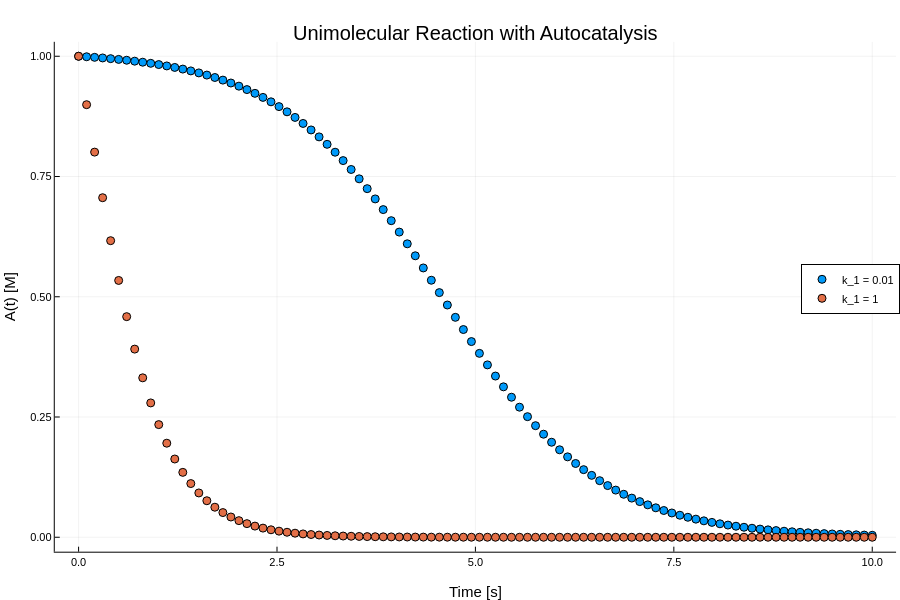

Source (notebook cell):
### Markdown cell above
### d.) 

$$A(t) = \frac{K A_0 e^{rt}}{K + A_0 (e^{rt} - 1)}$$

$$A(t) = \frac{\frac{k_1 + k_2(A_0 + B_0)}{k_2} A_0 e^{-[k_1 + k_2(A_0 + B_0)]t}}{\frac{k_1 + k_2(A_0 + B_0)}{k_2} + A_0 (e^{-[k_1 + k_2(A_0 + B_0)]t} - 1)}$$

### Code cell
using Plots

plotly()

t_range = range(0, 10, length=100)

k_1 = 0.01      # s^-1
k_2 = 1         # L mol^-1 s^-1
A_0 = 1         # mol/L
B_0 = 0
k_1_comp = 1    # s^-1

K = (k_1 + k_2 * (A_0 + B_0)) / k_2

r = -(k_1 + k_2 * (A_0 + B_0))

A_t = (K * A_0 * exp.(r * t_range)) ./ (K .+ A_0 * (exp.(r * t_range) .- 1))

K_comp = (k_1_comp + k_2 * (A_0 + B_0)) / k_2

r_comp = -(k_1_comp + k_2 * (A_0 + B_0))

A_t_comp = (K_comp * A_0 * exp.(r_comp * t_range)) ./ (K_comp .+ A_0 * (exp.(r_comp * t_range) .- 1))

scatter(
    t_range,
    A_t,
    label="k_1 = 0.01",
    xlabel="Time [s]",
    ylabel="A(t) [M]",
    title="Unimolecular Reaction with Autocatalysis",
    legend=:right
)

scatter!(
    t_range,
    A_t_comp,
    label="k_1 = 1",
    xlabel="Time [s]",
    ylabel="A(t) [M]"
)

### Figure 1 — Plotly figure (JSON) as saved in the notebook; plotly's stock layout.template omitted (floating-point values rounded to 4 significant figures)
{"data": [{"colorbar": {"len": 0.9105, "title": "", "x": 0.9956, "y": 0.5058}, "legendgroup": "k_1 = 0.01", "marker": {"color": "rgba(0, 154, 250, 1.000)", "line": {"color": "rgba(0, 0, 0, 1.000)", "width": 1}, "size": 8, "symbol": "circle"}, "mode": "markers", "name": "k_1 = 0.01", "showlegend": true, "type": "scatter", "x": [0, 0.101, 0.202, 0.303, 0.404, 0.5051, 0.6061, 0.7071, 0.8081, 0.9091, 1.01, 1.111, 1.212, 1.313, 1.414, 1.515, 1.616, 1.717, 1.818, 1.919, 2.02, 2.121, 2.222, 2.323, 2.424, 2.525, 2.626, 2.727, 2.828, 2.929, 3.03, 3.131, 3.232, 3.333, 3.434, 3.535, 3.636, 3.737, 3.838, 3.939, 4.04, 4.141, 4.242, 4.343, 4.444, 4.545, 4.646, 4.747, 4.848, 4.949, 5.051, 5.152, 5.253, 5.354, 5.455, 5.556, 5.657, 5.758, 5.859, 5.96, 6.061, 6.162, 6.263, 6.364, 6.465, 6.566, 6.667, 6.768, 6.869, 6.97, 7.071, 7.172, 7.273, 7.374, 7.475, 7.576, 7.677, 7.778, 7.879, 7.98, 8.081, 8.182, 8.283, 8.384, 8.485, 8.586, 8.687, 8.788, 8.889, 8.99, 9.091, 9.192, 9.293, 9.394, 9.495, 9.596, 9.697, 9.798, 9.899, 10], "xaxis": "x", "y": [1, 0.9989, 0.9978, 0.9965, 0.995, 0.9935, 0.9917, 0.9898, 0.9877, 0.9853, 0.9827, 0.9799, 0.9768, 0.9733, 0.9696, 0.9654, 0.9608, 0.9558, 0.9504, 0.9444, 0.9378, 0.9307, 0.9229, 0.9145, 0.9053, 0.8953, 0.8845, 0.8728, 0.8603, 0.8468, 0.8324, 0.8169, 0.8005, 0.7831, 0.7646, 0.7452, 0.7247, 0.7034, 0.6812, 0.6582, 0.6344, 0.6101, 0.5852, 0.5599, 0.5343, 0.5086, 0.4829, 0.4572, 0.4318, 0.4068, 0.3823, 0.3584, 0.3352, 0.3127, 0.2911, 0.2705, 0.2507, 0.232, 0.2143, 0.1976, 0.1818, 0.1671, 0.1534, 0.1406, 0.1287, 0.1177, 0.1075, 0.09804, 0.08938, 0.08141, 0.07409, 0.06738, 0.06124, 0.05563, 0.05051, 0.04583, 0.04157, 0.03769, 0.03415, 0.03094, 0.02803, 0.02538, 0.02297, 0.02079, 0.01881, 0.01702, 0.01539, 0.01392, 0.01259, 0.01138, 0.01029, 0.009298, 0.008404, 0.007595, 0.006863, 0.006202, 0.005603, 0.005063, 0.004574, 0.004132], "yaxis": "y"}, {"colorbar": {"len": 0.9105, "title": "", "x": 0.9956, "y": 0.5058}, "legendgroup": "k_1 = 1", "marker": {"color": "rgba(227, 111, 71, 1.000)", "line": {"color": "rgba(0, 0, 0, 1.000)", "width": 1}, "size": 8, "symbol": "circle"}, "mode": "markers", "name": "k_1 = 1", "showlegend": true, "type": "scatter", "x": [0, 0.101, 0.202, 0.303, 0.404, 0.5051, 0.6061, 0.7071, 0.8081, 0.9091, 1.01, 1.111, 1.212, 1.313, 1.414, 1.515, 1.616, 1.717, 1.818, 1.919, 2.02, 2.121, 2.222, 2.323, 2.424, 2.525, 2.626, 2.727, 2.828, 2.929, 3.03, 3.131, 3.232, 3.333, 3.434, 3.535, 3.636, 3.737, 3.838, 3.939, 4.04, 4.141, 4.242, 4.343, 4.444, 4.545, 4.646, 4.747, 4.848, 4.949, 5.051, 5.152, 5.253, 5.354, 5.455, 5.556, 5.657, 5.758, 5.859, 5.96, 6.061, 6.162, 6.263, 6.364, 6.465, 6.566, 6.667, 6.768, 6.869, 6.97, 7.071, 7.172, 7.273, 7.374, 7.475, 7.576, 7.677, 7.778, 7.879, 7.98, 8.081, 8.182, 8.283, 8.384, 8.485, 8.586, 8.687, 8.788, 8.889, 8.99, 9.091, 9.192, 9.293, 9.394, 9.495, 9.596, 9.697, 9.798, 9.899, 10], "xaxis": "x", "y": [1, 0.8993, 0.8007, 0.7059, 0.6166, 0.5339, 0.4587, 0.3912, 0.3315, 0.2793, 0.2342, 0.1955, 0.1627, 0.1349, 0.1116, 0.09215, 0.07593, 0.06248, 0.05134, 0.04215, 0.03457, 0.02834, 0.02321, 0.01901, 0.01556, 0.01273, 0.01041, 0.008517, 0.006965, 0.005694, 0.004655, 0.003805, 0.00311, 0.002542, 0.002078, 0.001698, 0.001387, 0.001134, 0.0009265, 0.0007571, 0.0006187, 0.0005055, 0.0004131, 0.0003375, 0.0002758, 0.0002253, 0.0001841, 0.0001505, 0.0001229, 0.0001004, 8.207e-05, 6.706e-05, 5.479e-05, 4.477e-05, 3.658e-05, 2.989e-05, 2.442e-05, 1.996e-05, 1.631e-05, 1.332e-05, 1.089e-05, 8.894e-06, 7.267e-06, 5.938e-06, 4.852e-06, 3.964e-06, 3.239e-06, 2.647e-06, 2.163e-06, 1.767e-06, 1.444e-06, 1.18e-06, 9.639e-07, 7.876e-07, 6.435e-07, 5.258e-07, 4.296e-07, 3.51e-07, 2.868e-07, 2.344e-07, 1.915e-07, 1.565e-07, 1.278e-07, 1.045e-07, 8.535e-08, 6.973e-08, 5.698e-08, 4.656e-08, 3.804e-08, 3.108e-08, 2.54e-08, 2.075e-08, 1.695e-08, 1.385e-08, 1.132e-08, 9.249e-09, 7.557e-09, 6.175e-09, 5.045e-09, 4.122e-09], "yaxis": "y"}], "layout": {"annotations": [{"font": {"color": "rgba(0, 0, 0, 1.000)", "family": "sans-serif", "size": 20}, "rotation": 0, "showarrow": false, "text": "Unimolecular Reaction with Autocatalysis", "x": 0.5282, "xanchor": "center", "xref": "paper", "y": 1, "yanchor": "top", "yref": "paper"}], "height": 600, "legend": {"bgcolor": "rgba(255, 255, 255, 1.000)", "bordercolor": "rgba(0, 0, 0, 1.000)", "borderwidth": 1, "font": {"color": "rgba(0, 0, 0, 1.000)", "family": "sans-serif", "size": 11}, "title": {"font": {"color": "rgba(0, 0, 0, 1.000)", "family": "sans-serif", "size": 15}, "text": ""}, "tracegroupgap": 0, "traceorder": "normal", "x": 1, "xanchor": "right", "y": 0.52, "yanchor": "middle"}, "margin": {"b": 20, "l": 0, "r": 0, "t": 20}, "paper_bgcolor": "rgba(255, 255, 255, 1.000)", "plot_bgcolor": "rgba(255, 255, 255, 1.000)", "showlegend": true, "width": 900, "xaxis": {"anchor": "y", "domain": [0.06086, 0.9956], "gridcolor": "rgba(0, 0, 0, 0.100)", "gridwidth": 0.5, "linecolor": "rgba(0, 0, 0, 1.000)", "mirror": false, "range": [-0.3, 10.3], "showgrid": true, "showline": true, "showticklabels": true, "tickangle": 0, "tickcolor": "rgb(0, 0, 0)", "tickfont": {"color": "rgba(0, 0, 0, 1.000)", "family": "sans-serif", "size": 11}, "tickmode": "array", "ticks": "inside", "ticktext": ["0.0", "2.5", "5.0", "7.5", "10.0"], "tickvals": [0, 2.5, 5, 7.5, 10], "title": "Time [s]", "titlefont": {"color": "rgba(0, 0, 0, 1.000)", "family": "sans-serif", "size": 15}, "type": "-", "visible": true, "zeroline": false, "zerolinecolor": "rgba(0, 0, 0, 1.000)"}, "yaxis": {"anchor": "x", "domain": [0.05054, 0.961], "gridcolor": "rgba(0, 0, 0, 0.100)", "gridwidth": 0.5, "linecolor": "rgba(0, 0, 0, 1.000)", "mirror": false, "range": [-0.03, 1.03], "showgrid": true, "showline": true, "showticklabels": true, "tickangle": 0, "tickcolor": "rgb(0, 0, 0)", "tickfont": {"color": "rgba(0, 0, 0, 1.000)", "family": "sans-serif", "size": 11}, "tickmode": "array", "ticks": "inside", "ticktext": ["0.00", "0.25", "0.50", "0.75", "1.00"], "tickvals": [0, 0.25, 0.5, 0.75, 1], "title": "A(t) [M]", "titlefont": {"color": "rgba(0, 0, 0, 1.000)", "family": "sans-serif", "size": 15}, "type": "-", "visible": true, "zeroline": false, "zerolinecolor": "rgba(0, 0, 0, 1.000)"}}}
